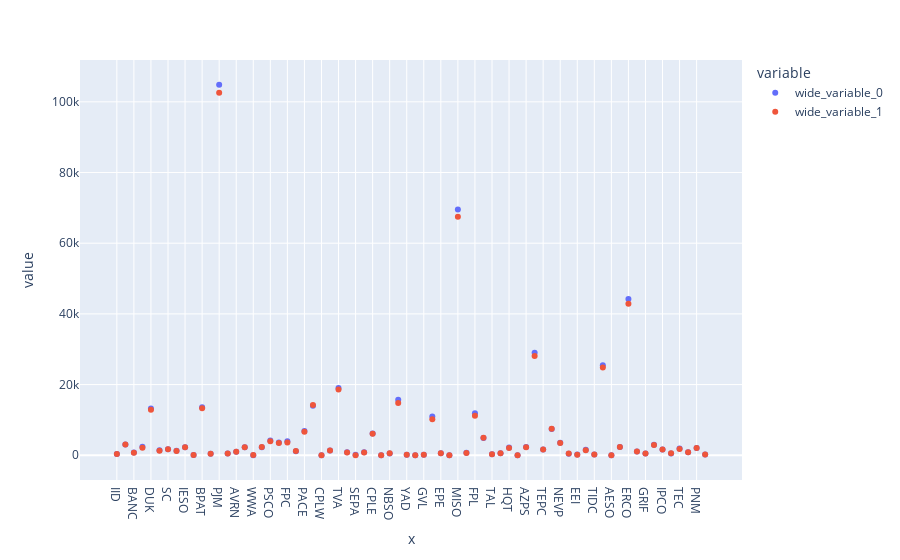

The cell this chart's notebook holds for it:
### Code cell
px.scatter(x=hc.regions, y=[G, G_ok])

### Figure 1 — Plotly figure (JSON) as saved in the notebook; plotly's stock layout.template omitted (floating-point values rounded to 4 significant figures)
{"data": [{"hovertemplate": "variable=wide_variable_0<br>x=%{x}<br>value=%{y}<extra></extra>", "legendgroup": "wide_variable_0", "marker": {"color": "#636efa", "symbol": "circle"}, "mode": "markers", "name": "wide_variable_0", "orientation": "v", "showlegend": true, "type": "scatter", "x": ["IID", "AECI", "BANC", "WALC", "DUK", "MHEB", "SC", "JEA", "IESO", "GWA", "BPAT", "WAUW", "PJM", "DEAA", "AVRN", "PGE", "WWA", "LDWP", "PSCO", "LGEE", "FPC", "SEC", "PACE", "CISO", "CPLW", "PACW", "TVA", "SPA", "SEPA", "CHPD", "CPLE", "HGMA", "NBSO", "NYIS", "YAD", "NSB", "GVL", "ISNE", "EPE", "HST", "MISO", "SCL", "FPL", "WACM", "TAL", "AEC", "HQT", "BCHA", "AZPS", "SWPP", "TEPC", "SRP", "NEVP", "DOPD", "EEI", "FMPP", "TIDC", "SOCO", "AESO", "NWMT", "ERCO", "PSEI", "GRIF", "SCEG", "IPCO", "GCPD", "TEC", "AVA", "PNM", "TPWR"], "xaxis": "x", "y": [382.1, 3031.0, 762.9, 2393.0, 13200.0, 1424.0, 1714.0, 1250.0, 2283.0, 60.3, 13600.0, 448.2, 104800.0, 509.8, 1003.0, 2293.0, 0, 2297.0, 4199.0, 3595.0, 3946.0, 1123.0, 6838.0, 14010.0, 0, 1368.0, 19000.0, 848.8, 108.1, 843.9, 6183.0, 0, 506.9, 15670.0, 165.5, 0, 166.6, 10960.0, 572.4, 0, 69570.0, 683.8, 11870.0, 4913.0, 304.1, 551.4, 2179.0, 2.91, 2355.0, 29000.0, 1617.0, 7408.0, 3536.0, 459.4, 207.4, 1560.0, 222.1, 25440.0, 1.0, 2309.0, 44180.0, 1028.0, 511.7, 2953.0, 1650.0, 501.6, 1888.0, 816.4, 2040.0, 230.0], "yaxis": "y"}, {"hovertemplate": "variable=wide_variable_1<br>x=%{x}<br>value=%{y}<extra></extra>", "legendgroup": "wide_variable_1", "marker": {"color": "#EF553B", "symbol": "circle"}, "mode": "markers", "name": "wide_variable_1", "orientation": "v", "showlegend": true, "type": "scatter", "x": ["IID", "AECI", "BANC", "WALC", "DUK", "MHEB", "SC", "JEA", "IESO", "GWA", "BPAT", "WAUW", "PJM", "DEAA", "AVRN", "PGE", "WWA", "LDWP", "PSCO", "LGEE", "FPC", "SEC", "PACE", "CISO", "CPLW", "PACW", "TVA", "SPA", "SEPA", "CHPD", "CPLE", "HGMA", "NBSO", "NYIS", "YAD", "NSB", "GVL", "ISNE", "EPE", "HST", "MISO", "SCL", "FPL", "WACM", "TAL", "AEC", "HQT", "BCHA", "AZPS", "SWPP", "TEPC", "SRP", "NEVP", "DOPD", "EEI", "FMPP", "TIDC", "SOCO", "AESO", "NWMT", "ERCO", "PSEI", "GRIF", "SCEG", "IPCO", "GCPD", "TEC", "AVA", "PNM", "TPWR"], "xaxis": "x", "y": [382.1, 3017.0, 740.0, 2156.0, 12900.0, 1256.0, 1696.0, 1228.0, 2259.0, 104.5, 13300.0, 412.3, 102600.0, 508.8, 1025.0, 2255.0, 71.23, 2305.0, 3992.0, 3477.0, 3642.0, 1171.0, 6644.0, 14240.0, 0, 1369.0, 18620.0, 810.5, 0.25, 745.6, 6084.0, 0, 548.1, 14800.0, 166.4, 0, 160.7, 10170.0, 575.8, 0, 67490.0, 652.5, 11140.0, 4943.0, 289.5, 567.6, 2060.0, 3.048, 2271.0, 28120.0, 1622.0, 7486.0, 3497.0, 505.9, 167.1, 1403.0, 227.0, 24850.0, 1.0, 2341.0, 42860.0, 1038.0, 513.6, 2894.0, 1635.0, 598.8, 1777.0, 813.6, 2028.0, 227.8], "yaxis": "y"}], "layout": {"legend": {"title": {"text": "variable"}, "tracegroupgap": 0}, "margin": {"t": 60}, "xaxis": {"anchor": "y", "domain": [0, 1], "title": {"text": "x"}}, "yaxis": {"anchor": "x", "domain": [0, 1], "title": {"text": "value"}}}}
